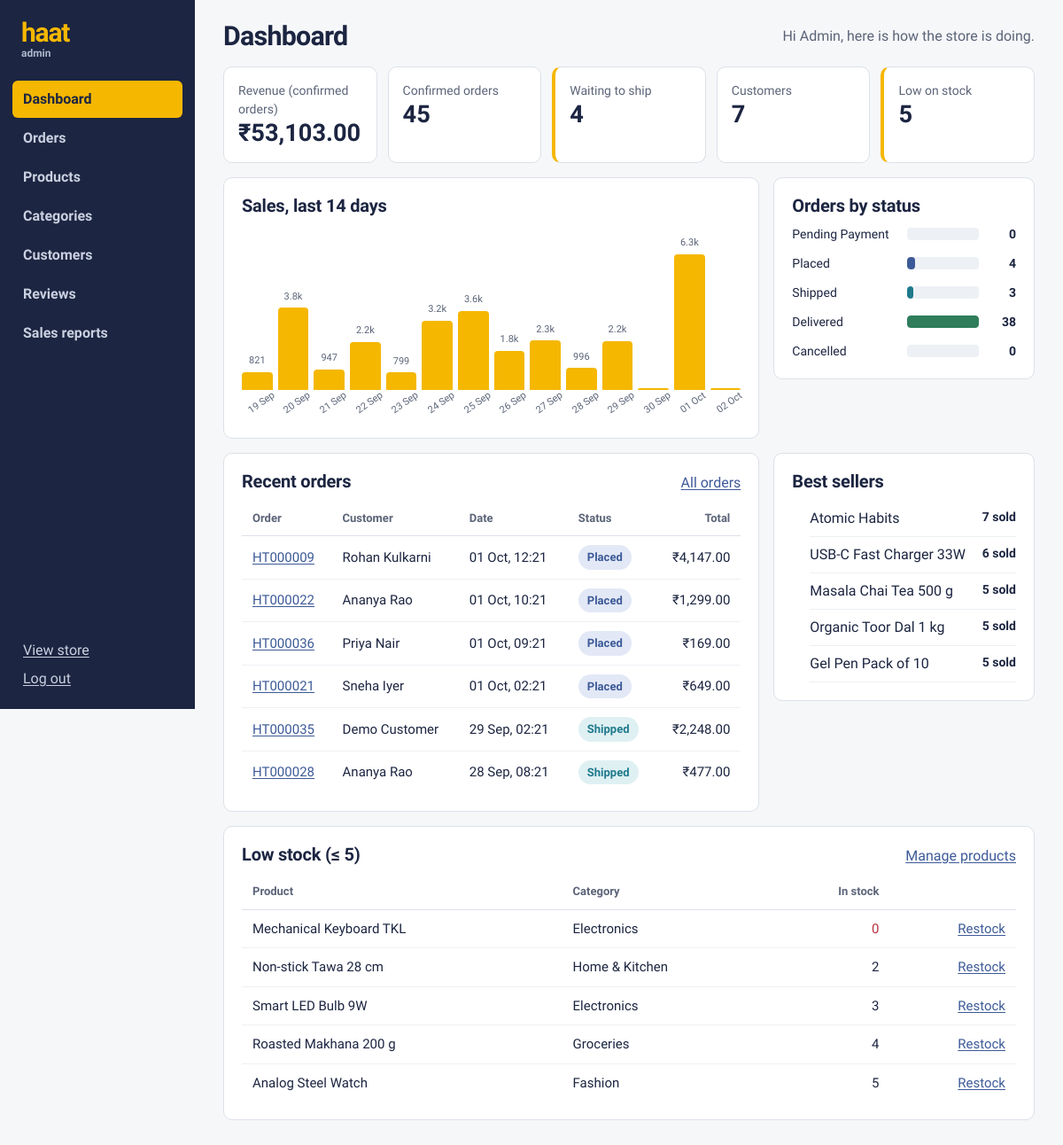
Page /admin/ (signed in) on the committed database.
### models.py (models this page shows, shortened)
class User(UserMixin, db.Model):
    __tablename__ = "users"
    user_id = db.Column(db.Integer, primary_key=True)
    name = db.Column(db.String(100), nullable=False)
    email = db.Column(db.String(100), unique=True, nullable=False, index=True)
    password = db.Column(db.String(255), nullable=False)
    phone = db.Column(db.String(15))
    role = db.Column(db.String(15), nullable=False, default="customer")   # customer | admin
    status = db.Column(db.String(20), nullable=False, default="active")   # active | blocked
    created_at = db.Column(db.DateTime, default=now)
    orders = db.relationship("Order", backref="user", lazy="dynamic")
    @property
    def is_admin(self):
        return self.role == "admin"
    @property
    def is_active(self):
        return self.status == "active"

class Order(db.Model):
    __tablename__ = "orders"
    STATUSES = ["Pending Payment", "Placed", "Shipped", "Delivered", "Cancelled"]
    order_id = db.Column(db.Integer, primary_key=True)
    user_id = db.Column(db.Integer, db.ForeignKey("users.user_id"), nullable=False)
    order_date = db.Column(db.DateTime, default=now, index=True)
    status = db.Column(db.String(20), nullable=False, default="Pending Payment")
    total_amount = db.Column(db.Numeric(10, 2), nullable=False)
    subtotal = db.Column(db.Numeric(10, 2), nullable=False)
    shipping_fee = db.Column(db.Numeric(10, 2), nullable=False, default=0)
    payment_method = db.Column(db.String(30), nullable=False)   # Online | COD
    ship_name = db.Column(db.String(100), nullable=False)
    ship_phone = db.Column(db.String(15), nullable=False)
    ship_address = db.Column(db.String(255), nullable=False)
    ship_city = db.Column(db.String(60), nullable=False)
    ship_pincode = db.Column(db.String(10), nullable=False)
    shipped_at = db.Column(db.DateTime)
    delivered_at = db.Column(db.DateTime)
    cancelled_at = db.Column(db.DateTime)
    items = db.relationship("OrderItem", backref="order", cascade="all, delete-orphan")
    payments = db.relationship("Payment", backref="order", cascade="all, delete-orphan",
                               order_by="Payment.payment_id")
    @property
    def number(self):
        return f"HT{self.order_id:06d}"

class Product(db.Model):
    __tablename__ = "products"
    product_id = db.Column(db.Integer, primary_key=True)
    name = db.Column(db.String(150), nullable=False)
    description = db.Column(db.Text)
    price = db.Column(db.Numeric(10, 2), nullable=False)
    stock = db.Column(db.Integer, nullable=False, default=0)
    category_id = db.Column(db.Integer, db.ForeignKey("categories.category_id"), nullable=False)
    image = db.Column(db.String(255))                      # file name in static/uploads
    is_active = db.Column(db.Boolean, nullable=False, default=True)
    created_at = db.Column(db.DateTime, default=now)
    reviews = db.relationship("Review", backref="product", lazy="dynamic",
                              cascade="all, delete-orphan")

class Category(db.Model):
    __tablename__ = "categories"
    category_id = db.Column(db.Integer, primary_key=True)
    category_name = db.Column(db.String(100), unique=True, nullable=False)
    description = db.Column(db.Text)
    created_at = db.Column(db.DateTime, default=now)
    products = db.relationship("Product", backref="category", lazy="dynamic")

### modules/admin.py (the view)
@bp.route("/")
def dashboard():
    confirmed = Order.query.filter(Order.status.in_(CONFIRMED))
    revenue = db.session.query(func.coalesce(func.sum(Order.total_amount), 0)) \
        .filter(Order.status.in_(CONFIRMED)).scalar()
    kpis = {
        "revenue": revenue,
        "orders": confirmed.count(),
        "to_ship": Order.query.filter_by(status="Placed").count(),
        "customers": User.query.filter_by(role="customer").count(),
        "low_stock": Product.query.filter(Product.is_active.is_(True),
                                          Product.stock <= current_app.config["LOW_STOCK_LIMIT"]).count(),
    }
    start = date.today() - timedelta(days=13)
    per_day = defaultdict(Decimal)
    for o in confirmed.filter(Order.order_date >= datetime.combine(start, datetime.min.time())):
        per_day[o.order_date.date()] += o.total_amount
    days = [start + timedelta(days=i) for i in range(14)]
    sales_chart = {"labels": [d.strftime("%d %b") for d in days],
                   "values": [float(per_day[d]) for d in days]}
    status_rows = dict(db.session.query(Order.status, func.count(Order.order_id))
                       .group_by(Order.status).all())
    status_chart = {"labels": Order.STATUSES, "values": [status_rows.get(s, 0) for s in Order.STATUSES]}
    top_products = (db.session.query(Product.name, func.sum(OrderItem.quantity).label("qty"),
                                     func.sum(OrderItem.quantity * OrderItem.unit_price).label("amt"))
                    .join(OrderItem, OrderItem.product_id == Product.product_id)
                    .join(Order, Order.order_id == OrderItem.order_id)
                    .filter(Order.status.in_(CONFIRMED))
                    .group_by(Product.product_id, Product.name)
                    .order_by(func.sum(OrderItem.quantity).desc()).limit(5).all())
    recent = Order.query.order_by(Order.order_date.desc()).limit(6).all()
    low = (Product.query.filter(Product.is_active.is_(True),
                                Product.stock <= current_app.config["LOW_STOCK_LIMIT"])
           .order_by(Product.stock).limit(6).all())
    return render_template("admin/dashboard.html", kpis=kpis, sales_chart=sales_chart,
                           status_chart=status_chart, top_products=top_products,
                           recent=recent, low=low)

### app.py (called while the page is built)
@login_manager.user_loader
def load_user(user_id):
    user = db.session.get(User, int(user_id))
    return user if user and user.is_active else None

def _csrf_token():
    if "_csrf" not in session:
        session["_csrf"] = secrets.token_hex(16)
    return session["_csrf"]

def _register_middleware(app):
    @app.before_request
    def csrf_protect():
        if request.method == "POST" and app.config.get("CSRF_ENABLED", True):
            token = request.form.get("csrf_token") or request.headers.get("X-CSRF-Token")
            if not token or token != session.get("_csrf"):
                app.logger.warning("CSRF check failed on %s", request.path)
                abort(400, description="Your session expired. Reload the page and try again.")
    @app.after_request
    def log_request(response):
        if not request.path.startswith("/static"):
            app.logger.debug("%s %s -> %s", request.method, request.path, response.status_code)
        return response

def _register_template_helpers(app):
    app.jinja_env.globals.update(csrf_token=_csrf_token, page_url=page_url, tile_colour=tile_colour)
    app.jinja_env.filters["money"] = money
    @app.context_processor
    def inject_globals():
        cart_count, wish_ids = 0, set()
        if current_user.is_authenticated:
            cart_count = (db.session.query(db.func.coalesce(db.func.sum(CartItem.quantity), 0))
                          .filter(CartItem.user_id == current_user.user_id).scalar())
            wish_ids = {w.product_id for w in
                        WishlistItem.query.filter_by(user_id=current_user.user_id)}
        return {
            "store_name": app.config["STORE_NAME"],
            "nav_categories": Category.query.order_by(Category.category_name).all(),
            "cart_count": cart_count,
            "wish_ids": wish_ids,
        }

### modules/admin.py (called while the page is built)
@bp.before_request
@admin_required
def guard():
    return None

### utils/helpers.py (called while the page is built)
def _indian_grouping(whole: str) -> str:
    if len(whole) <= 3:
        return whole
    last3, rest = whole[-3:], whole[:-3]
    groups = []
    while len(rest) > 2:
        groups.insert(0, rest[-2:])
        rest = rest[:-2]
    if rest:
        groups.insert(0, rest)
    return ",".join(groups + [last3])

def money(value, symbol="₹"):
    d = Decimal(str(value or 0)).quantize(Decimal("0.01"))
    sign = "-" if d < 0 else ""
    whole, frac = f"{abs(d):.2f}".split(".")
    return f"{sign}{symbol}{_indian_grouping(whole)}.{frac}"

### templates/admin/dashboard.html (shortened to what this page needs)
{% extends "admin/layout.html" %}
{% import "partials/macros.html" as m with context %}
{% block admin %}
<div class="admin-head"><h1>Dashboard</h1><span class="muted">Hi {{ current_user.name.split()[0] }}, here is how the store is doing.</span></div>
<div class="kpis">
  <div class="kpi"><span>Revenue (confirmed orders)</span><b>{{ kpis.revenue|money }}</b></div>
  <div class="kpi"><span>Confirmed orders</span><b>{{ kpis.orders }}</b></div>
  <a class="kpi kpi-alert" href="{{ url_for('admin.orders', status='Placed') }}"><span>Waiting to ship</span><b>{{ kpis.to_ship }}</b></a>
  <div class="kpi"><span>Customers</span><b>{{ kpis.customers }}</b></div>
  <a class="kpi {{ 'kpi-alert' if kpis.low_stock }}" href="#low-stock"><span>Low on stock</span><b>{{ kpis.low_stock }}</b></a>
</div>
<div class="admin-grid">
  <section class="panel span-2">
    <h2>Sales, last 14 days</h2>
    {% set smax = (sales_chart['values']|max) or 1 %}
    <div class="vbars" role="img" aria-label="Revenue per day for the last 14 days">
      {% for label in sales_chart['labels'] %}{% set v = sales_chart['values'][loop.index0] %}
      <div class="vbar" title="{{ label }}: {{ v|money }}">
        <span class="vbar-val">{{ (v/1000)|round(1) ~ 'k' if v >= 1000 else (v|int if v else '') }}</span>
        <i style="height: {{ (v / smax * 72)|round(1) }}%"></i>
        <span class="vbar-label">{{ label }}</span>
      </div>
      {% endfor %}
    </div>
  </section>
  <section class="panel">
    <h2>Orders by status</h2>
    {% set tmax = (status_chart['values']|max) or 1 %}
    <ul class="hbars">
      {% for label in status_chart['labels'] %}{% set v = status_chart['values'][loop.index0] %}
      <li><a href="{{ url_for('admin.orders', status=label) }}">{{ label }}</a>
        <span class="hbar"><i class="status-{{ label|lower|replace(' ', '-') }}" style="width: {{ (v / tmax * 100)|round(1) }}%"></i></span><b>{{ v }}</b></li>
      {% endfor %}
    </ul>
  </section>
  <section class="panel span-2">
    <div class="section-head"><h2>Recent orders</h2><a href="{{ url_for('admin.orders') }}">All orders</a></div>
    <table class="table">
      <thead><tr><th>Order</th><th>Customer</th><th>Date</th><th>Status</th><th class="num">Total</th></tr></thead>
      <tbody>
      {% for o in recent %}
        <tr><td><a href="{{ url_for('admin.order_detail', order_id=o.order_id) }}">{{ o.number }}</a></td>
          <td>{{ o.user.name }}</td><td>{{ o.order_date.strftime('%d %b, %H:%M') }}</td>
          <td>{{ m.status(o.status) }}</td><td class="num">{{ o.total_amount|money }}</td></tr>
      {% else %}<tr><td colspan="5" class="muted">No orders yet.</td></tr>{% endfor %}
      </tbody>
    </table>
  </section>
  <section class="panel">
    <h2>Best sellers</h2>
    <ol class="rank">
      {% for name, qty, amt in top_products %}
        <li><span>{{ name }}</span><b>{{ qty }} sold</b></li>
      {% else %}<li class="muted">No sales yet.</li>{% endfor %}
    </ol>
  </section>
  <section class="panel span-3" id="low-stock">
    <div class="section-head"><h2>Low stock (≤ {{ config.LOW_STOCK_LIMIT }})</h2><a href="{{ url_for('admin.products') }}">Manage products</a></div>
    {% if low %}
    <table class="table">
      <thead><tr><th>Product</th><th>Category</th><th class="num">In stock</th><th></th></tr></thead>
      <tbody>{% for p in low %}
        <tr><td>{{ p.name }}</td><td>{{ p.category.category_name }}</td>
          <td class="num {{ 'danger' if p.stock == 0 }}">{{ p.stock }}</td>
          <td class="num"><a href="{{ url_for('admin.product_edit', product_id=p.product_id) }}">Restock</a></td></tr>
      {% endfor %}</tbody>
    </table>
    {% else %}<p class="muted">All products are well stocked.</p>{% endif %}
  </section>
</div>
{% endblock %}

### templates/partials/macros.html (shortened to what this page needs)
{% macro status(s) -%}
<span class="status status-{{ s|lower|replace(' ', '-') }}">{{ s }}</span>
{%- endmacro %}

### static/css/style.css (style rules this page uses)
:root { --ink: #1C2541; --ink-2: #2B375E; --marigold: #F5B700; --marigold-2: #FFD24D; --paper: #F6F7F9; --white: #FFFFFF; --line: #DCE0E8; --muted: #5B6478; --leaf: #2F7D5B; --rose: #B8323F; --sky: #3D5A98; --display: "Bricolage Grotesque", "Segoe UI", system-ui, sans-serif; --body: "Source Sans 3", "Segoe UI", system-ui, -apple-system, sans-serif; --r-sm: 6px; --r: 10px; --r-lg: 18px; }
*, *::before, *::after { box-sizing: border-box; }
html { -webkit-text-size-adjust: 100%; }
body { margin: 0; font: 400 16px/1.5 var(--body); color: var(--ink); background: var(--paper); }
a { color: var(--sky); text-underline-offset: 2px; }
h1, h2, h3, h4 { font-family: var(--display); line-height: 1.15; margin: 0 0 .5em; letter-spacing: -.01em; }
h2 { font-size: 1.25rem; }
.muted { color: var(--muted); }
.danger, .danger:hover { color: var(--rose) !important; }
.section-head { display: flex; justify-content: space-between; align-items: baseline; gap: 16px; }
.status { display: inline-block; padding: 4px 10px; border-radius: 20px; font-size: 13px; font-weight: 700; white-space: nowrap; background: #E8EBF2; }
.status-placed { background: #E2E8F6; color: var(--sky); }
.status-shipped { background: #DFF0F3; color: #1F7A8C; }
.status-delivered { background: #E3F2EA; color: var(--leaf); }
.panel { background: var(--white); border: 1px solid var(--line); border-radius: var(--r); padding: 20px; margin-bottom: 16px; }
.admin-head { display: flex; justify-content: space-between; align-items: center; gap: 16px; margin-bottom: 16px; flex-wrap: wrap; }
.admin-head h1 { font-size: 1.9rem; font-weight: 800; letter-spacing: -.025em; margin: 0; }
.kpis { display: grid; grid-template-columns: repeat(auto-fit, minmax(170px, 1fr)); gap: 12px; margin-bottom: 16px; }
.kpi { background: var(--white); border: 1px solid var(--line); border-radius: var(--r); padding: 16px; text-decoration: none; color: var(--ink); }
.kpi span { display: block; color: var(--muted); font-size: 14px; }
.kpi b { font: 800 1.7rem/1.2 var(--display); }
.kpi-alert { border-left: 4px solid var(--marigold); }
.admin-grid { display: grid; grid-template-columns: repeat(3, minmax(0, 1fr)); gap: 16px; align-items: start; }
.admin-grid .panel { margin: 0; }
.span-2 { grid-column: span 2; }
.span-3 { grid-column: span 3; }
.table { width: 100%; border-collapse: collapse; font-size: 15px; }
.table th { text-align: left; font-size: 13px; color: var(--muted); font-weight: 700; padding: 10px 12px; border-bottom: 1px solid var(--line); white-space: nowrap; }
.table td { padding: 10px 12px; border-bottom: 1px solid #EDF0F4; vertical-align: middle; }
.table tr:last-child td { border-bottom: 0; }
.table .num { text-align: right; }
.rank { margin: 0; padding-left: 20px; }
.rank li { padding: 8px 0; border-bottom: 1px solid #EDF0F4; }
.rank li { display: flex; justify-content: space-between; gap: 12px; }
.rank li b { font-size: 14px; white-space: nowrap; }
.vbars { display: grid; grid-template-columns: repeat(14, 1fr); gap: 6px; height: 220px; align-items: end; padding-top: 8px; }
.vbar { height: 100%; display: flex; flex-direction: column; justify-content: flex-end; align-items: center; gap: 4px; min-width: 0; }
.vbar i { display: block; width: 100%; min-height: 2px; background: var(--marigold); border-radius: 4px 4px 0 0; }
.vbar-val { font-size: 11px; color: var(--muted); }
.vbar-label { font-size: 11px; color: var(--muted); white-space: nowrap; transform: rotate(-35deg); transform-origin: top center; margin-top: 4px; height: 26px; }
.hbars { list-style: none; padding: 0; margin: 0; display: grid; gap: 12px; }
.hbars li { display: grid; grid-template-columns: 120px 1fr 32px; gap: 10px; align-items: center; font-size: 14px; }
.hbars a { color: var(--ink); text-decoration: none; }
.hbars b { text-align: right; }
.hbar { height: 14px; background: #EDF0F4; border-radius: 4px; overflow: hidden; }
.hbar i { display: block; height: 100%; border-radius: 4px; padding: 0; }
.hbar .status-placed { background: var(--sky); }
.hbar .status-shipped { background: #1F7A8C; }
.hbar .status-delivered { background: var(--leaf); }

### rows in the picture
User: name "Admin"
Order: status "Placed", {{ (v / tmax * 100)|round(1) }} 10.5 (drawn), user "4", number "HT000036", user.name "Priya Nair", order_date "01 Oct, 09:21", total_amount "₹169.00"
Order: status "Delivered", {{ (v / tmax * 100)|round(1) }} 100.0 (drawn), order_id "38"
Order: number "HT000009", user.name "Rohan Kulkarni", order_date "01 Oct, 12:21", status "Placed", total_amount "₹4,147.00"
Order: number "HT000022", user.name "Ananya Rao", order_date "01 Oct, 10:21", status "Placed", total_amount "₹1,299.00"
Order: number "HT000021", user.name "Sneha Iyer", order_date "01 Oct, 02:21", status "Placed", total_amount "₹649.00"
Order: number "HT000035", user.name "Demo Customer", order_date "29 Sep, 02:21", status "Shipped", total_amount "₹2,248.00"
Order: number "HT000028", user.name "Ananya Rao", order_date "28 Sep, 08:21", status "Shipped", total_amount "₹477.00"
Product: name "Atomic Habits", qty "7"
Product: name "USB-C Fast Charger 33W", qty "6"
Product: name "Masala Chai Tea 500 g", qty "5"
Product: name "Organic Toor Dal 1 kg", product_id "5"
Product: name "Gel Pen Pack of 10", qty "5"
Product: name "Mechanical Keyboard TKL", category.category_name "Electronics", stock "0"
Product: name "Non-stick Tawa 28 cm", category.category_name "Home & Kitchen", stock "2"
Product: name "Smart LED Bulb 9W", category.category_name "Electronics", stock "3"
Product: name "Roasted Makhana 200 g", category.category_name "Groceries", stock "4"
Product: name "Analog Steel Watch", category.category_name "Fashion", stock "5"

### other values in the picture
{{ store_name|lower }} "haat"
{{ kpis.revenue|money }} "₹53,103.00"
{{ kpis.orders }} "45"
{{ kpis.to_ship }} "4"
{{ kpis.customers }} "7"
{{ kpis.low_stock }} "5"
{{ (v/1000)|round(1) ~ 'k' if v >= 1000 else (v|int if v else '') }} "821" "3.8k" "947" "2.2k" "799" "3.2k" "3.6k" "1.8k" "2.3k" "996" "2.2k" "6.3k"
{{ label }} "19 Sep" "20 Sep" "21 Sep" "22 Sep" "23 Sep" "24 Sep" "25 Sep" "26 Sep" "27 Sep" "28 Sep" "29 Sep" "30 Sep" "01 Oct" "02 Oct"
{{ label }} "Pending Payment" "Shipped" "Cancelled"
{{ v }} "0" "3" "0"
{{ config.LOW_STOCK_LIMIT }} "5"
